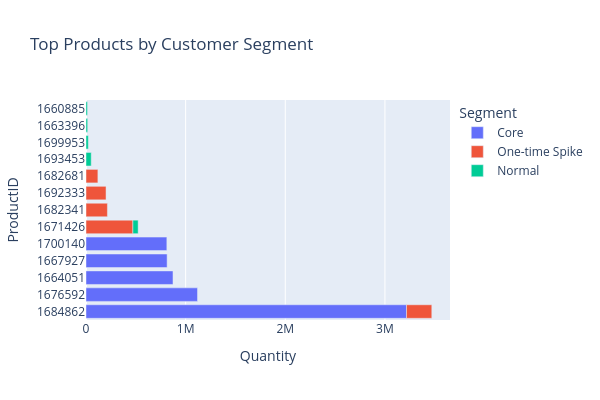

The notebook cell saved with this chart:
### Code cell
# Select the top 5 products per segment based on quantity,
# then visualize them using a horizontal bar chart to compare product demand across customer segments.
segment_products["ProductID"] = segment_products["ProductID"].astype(str)
top_products = segment_products.groupby("Segment").head(5)
fig = px.bar(
    top_products,
    x="Quantity",
    y="ProductID",
    color="Segment",
    orientation="h",
    title="Top Products by Customer Segment"
)
fig.update_layout(width=600, height=400)
fig.show()

### Figure 1 — Plotly figure (JSON) as saved in the notebook; plotly's stock layout.template omitted (floating-point values rounded to 4 significant figures)
{"data": [{"alignmentgroup": "True", "hovertemplate": "Segment=Core<br>Quantity=%{x}<br>ProductID=%{y}<extra></extra>", "legendgroup": "Core", "marker": {"color": "#636efa", "pattern": {"shape": ""}}, "name": "Core", "offsetgroup": "Core", "orientation": "h", "showlegend": true, "textposition": "auto", "type": "bar", "x": [3216746, 1119252, 873011, 814076, 811381], "xaxis": "x", "y": ["1684862", "1676592", "1664051", "1667927", "1700140"], "yaxis": "y"}, {"alignmentgroup": "True", "hovertemplate": "Segment=One-time Spike<br>Quantity=%{x}<br>ProductID=%{y}<extra></extra>", "legendgroup": "One-time Spike", "marker": {"color": "#EF553B", "pattern": {"shape": ""}}, "name": "One-time Spike", "offsetgroup": "One-time Spike", "orientation": "h", "showlegend": true, "textposition": "auto", "type": "bar", "x": [470632, 253663, 214962, 201107, 119330], "xaxis": "x", "y": ["1671426", "1684862", "1682341", "1692333", "1682681"], "yaxis": "y"}, {"alignmentgroup": "True", "hovertemplate": "Segment=Normal<br>Quantity=%{x}<br>ProductID=%{y}<extra></extra>", "legendgroup": "Normal", "marker": {"color": "#00cc96", "pattern": {"shape": ""}}, "name": "Normal", "offsetgroup": "Normal", "orientation": "h", "showlegend": true, "textposition": "auto", "type": "bar", "x": [52801, 52480, 23429, 16759, 14983], "xaxis": "x", "y": ["1671426", "1693453", "1699953", "1663396", "1660885"], "yaxis": "y"}], "layout": {"barmode": "relative", "height": 400, "legend": {"title": {"text": "Segment"}, "tracegroupgap": 0}, "title": {"text": "Top Products by Customer Segment"}, "width": 600, "xaxis": {"anchor": "y", "autorange": true, "domain": [0, 1], "range": [0, 3653000.0], "title": {"text": "Quantity"}, "type": "linear"}, "yaxis": {"anchor": "x", "autorange": true, "domain": [0, 1], "range": [-0.5, 12.5], "title": {"text": "ProductID"}, "type": "category"}}}
